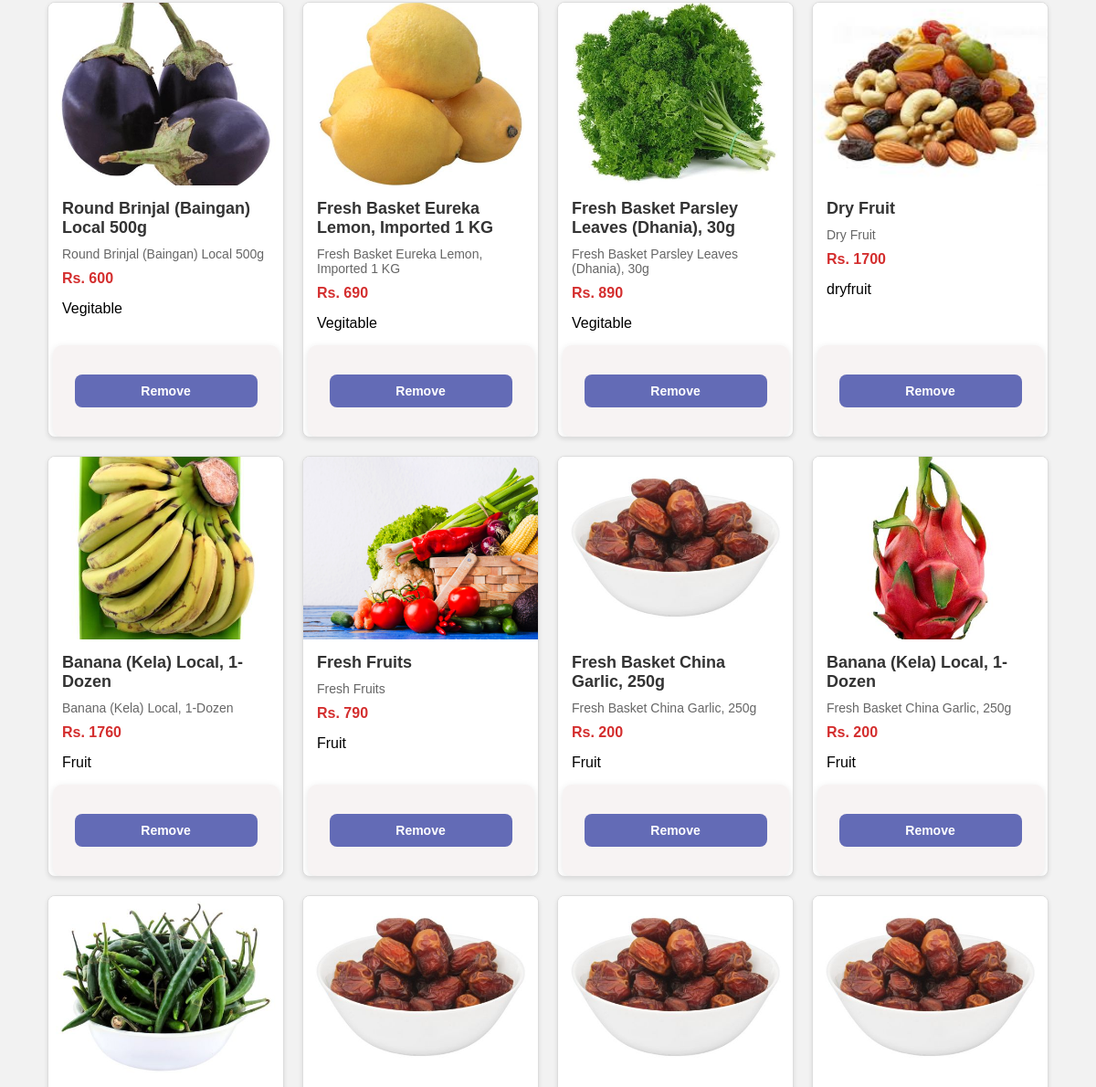
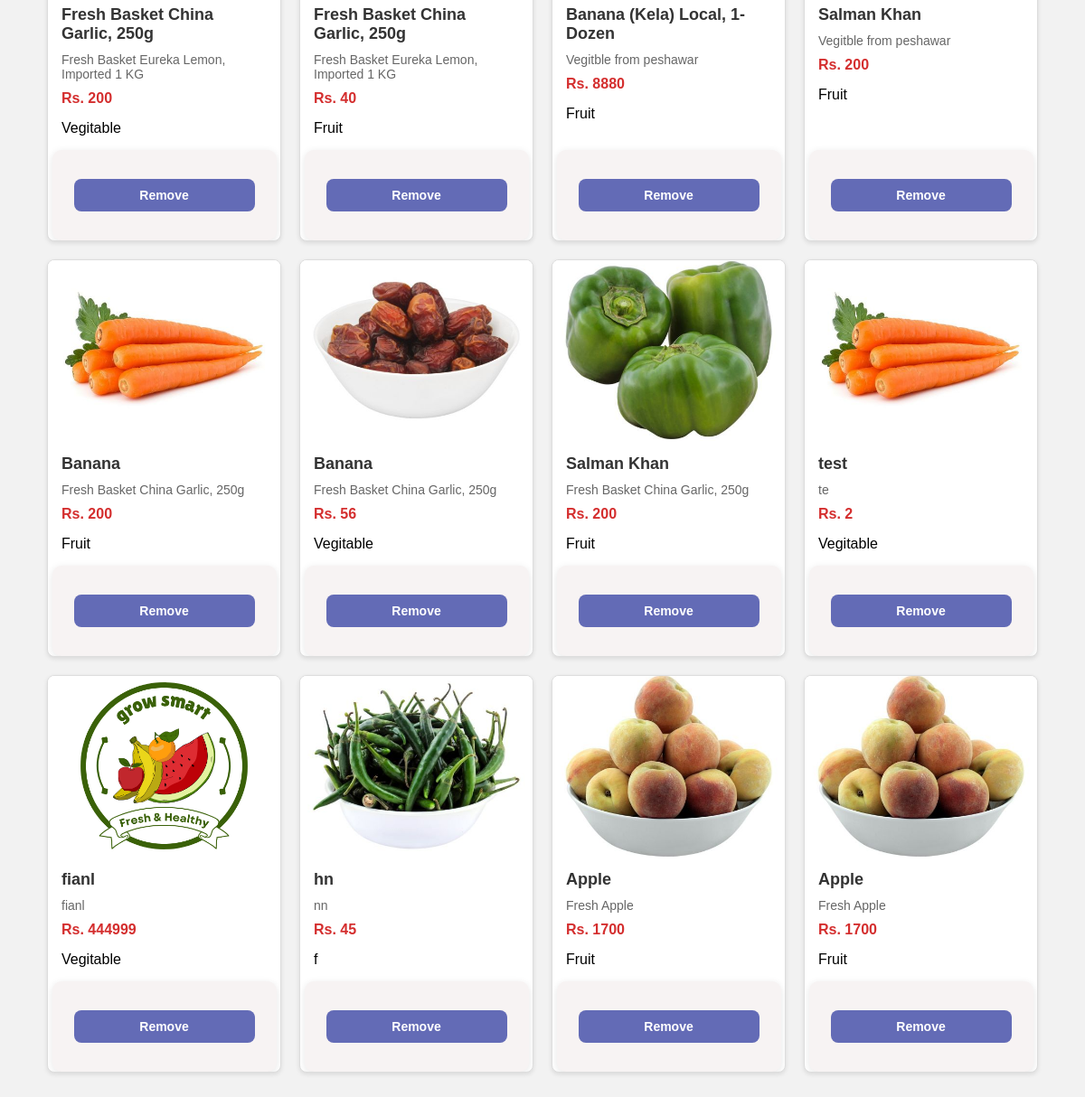
/addproduct (signed in, lower part), run on an earlier commit of the app's database (2 pictures, top to bottom).
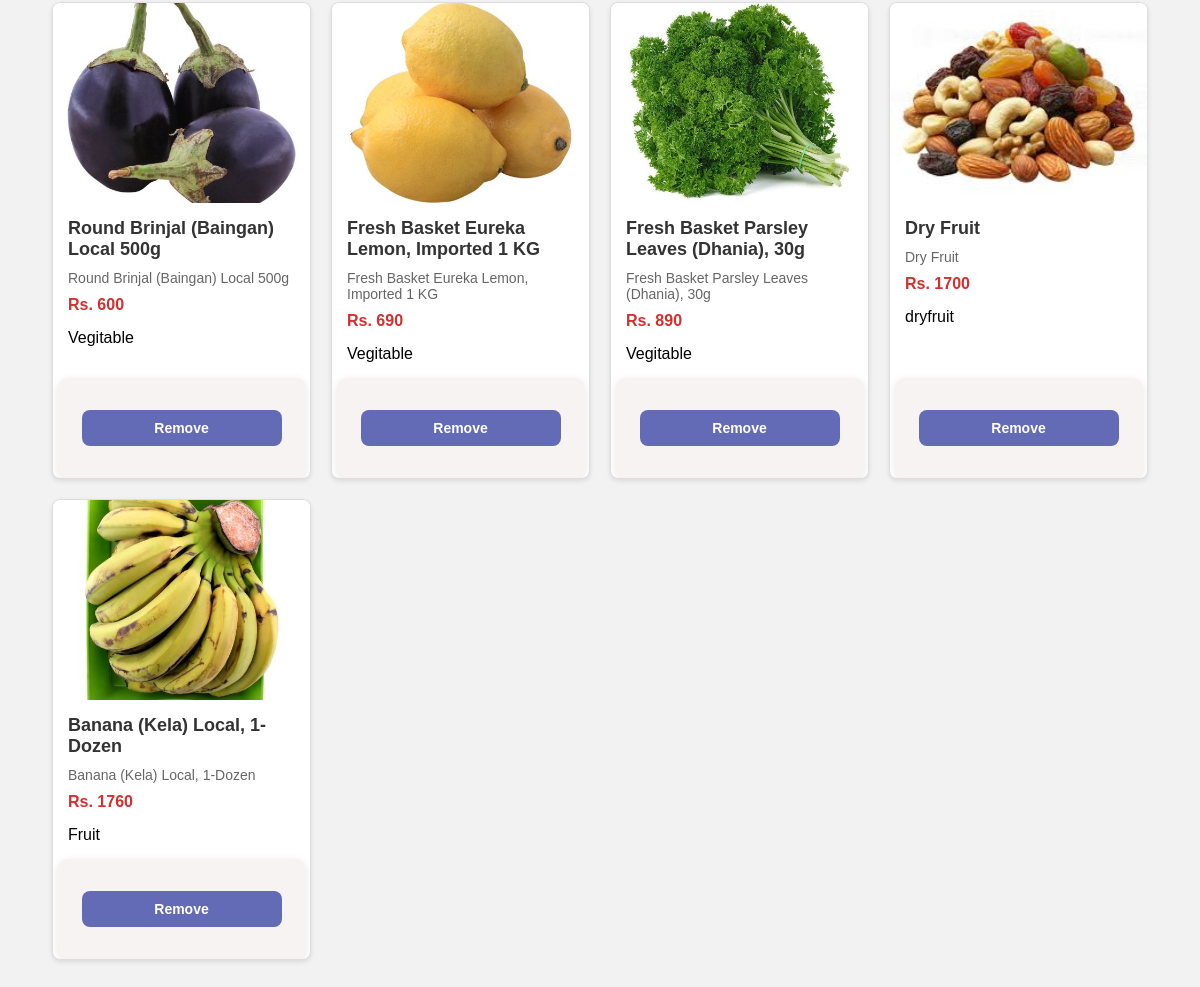
And on a later commit of the database.
### home/models.py (models this page shows, shortened)
class Product(models.Model):
    name = models.CharField(max_length=50)
    desc = models.CharField(max_length=50)
    price = models.IntegerField()
    category = models.CharField(max_length=50, default='')
    subcategory = models.CharField(max_length=50, default='')
    image = models.ImageField(upload_to='product', default='')
    data=models.DateField()
    stock = models.IntegerField(default=None, blank=True, null=True)
    owner = models.ForeignKey(User, default=None, blank=True, null=True, on_delete=models.CASCADE)

### home/views.py (the view, shortened to what this page needs)
# urls.py: path('addproduct',include('home.urls')),
def addproduct(request):
    if request.user.is_anonymous:
        return redirect('login')
    user=request.user
    products=Product.objects.filter(owner=user)
    context={
        'products': products
    }
    return render(request, 'addproduct.html',context)

### templates/addproduct.html (shortened to what this page needs)
{% load static %}
<!DOCTYPE html>
<html lang="en">
<head>
</head>
<body>
<div class="product-grid">
    {% for product in products %}
    <div class="product-card">
        <img src="{{ product.image.url }}" alt="{{ product.name }}">
        <div class="content">
            <h4>{{ product.name }}</h4>
            <p>{{ product.desc }}</p>
            <div class="price">Rs. {{ product.price }}</div>
            <div class='category'>{{product.category}}</div>
        </div>
        <form method="POST" class='reomve_product' action="{% url 'delete_product' product.id %}">
            <button type="submit" class="remove-btn" onclick="return confirm('Are you sure you want to remove this product?')">Remove</button>
        </form>
    </div>
    {% endfor %}
</div>
</body>
</html>

What changed in the data, as far as the page shows it:
removed Product: image (picture), name "Fresh Fruits", desc "Fresh Fruits", price "790", category "Fruit"
removed Product: image (picture), name "Fresh Basket China Garlic, 250g", desc "Fresh Basket China Garlic, 250g", price "200", category "Fruit"
removed Product: image (picture), name "Banana (Kela) Local, 1-Dozen", desc "Fresh Basket China Garlic, 250g", price "200", category "Fruit"
removed Product: image (picture), name "Fresh Basket China Garlic, 250g", desc "Fresh Basket Eureka Lemon, Imported 1 KG", price "200", category "Vegitable"
removed Product: image (picture), name "Fresh Basket China Garlic, 250g", desc "Fresh Basket Eureka Lemon, Imported 1 KG", price "40", category "Fruit"
removed Product: image (picture), name "Banana (Kela) Local, 1-Dozen", desc "Vegitble from peshawar", price "8880", category "Fruit"
removed Product: image (picture), name "Salman Khan", desc "Vegitble from peshawar", price "200", category "Fruit"
removed Product: image (picture), name "Banana", desc "Fresh Basket China Garlic, 250g", price "200", category "Fruit"
removed Product: image (picture), name "Banana", desc "Fresh Basket China Garlic, 250g", price "56", category "Vegitable"
removed Product: image (picture), name "Salman Khan", desc "Fresh Basket China Garlic, 250g", price "200", category "Fruit"
removed Product: image (picture), name "test", desc "te", price "2", category "Vegitable"
removed Product: image (picture), name "fianl", desc "fianl", price "444999", category "Vegitable"
removed Product: image (picture), name "hn", desc "nn", price "45", category "f"
removed Product: image (picture), name "Apple", desc "Fresh Apple", price "1700", category "Fruit"
removed Product: image (picture), name "Apple", desc "Fresh Apple", price "1700", category "Fruit"
